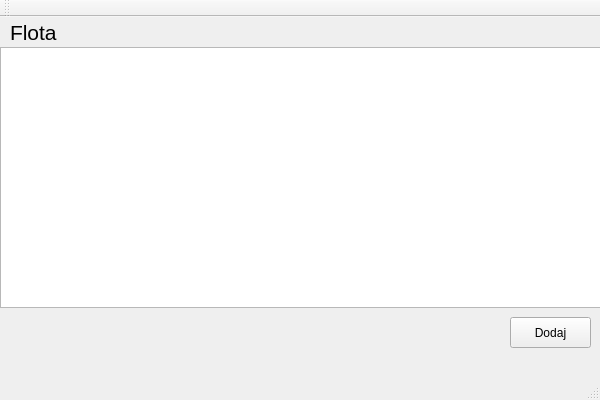
<?xml version="1.0" encoding="UTF-8"?>
<ui version="4.0">
 <class>CarFleetClass</class>
 <widget class="QMainWindow" name="CarFleetClass">
  <property name="geometry">
   <rect>
    <x>0</x>
    <y>0</y>
    <width>600</width>
    <height>400</height>
   </rect>
  </property>
  <property name="windowTitle">
   <string>CarFleet</string>
  </property>
  <widget class="QWidget" name="centralWidget">
   <widget class="QListWidget" name="listWidget">
    <property name="geometry">
     <rect>
      <x>0</x>
      <y>30</y>
      <width>601</width>
      <height>261</height>
     </rect>
    </property>
   </widget>
   <widget class="QLabel" name="label">
    <property name="geometry">
     <rect>
      <x>10</x>
      <y>5</y>
      <width>101</width>
      <height>21</height>
     </rect>
    </property>
    <property name="font">
     <font>
      <pointsize>16</pointsize>
     </font>
    </property>
    <property name="text">
     <string>Flota</string>
    </property>
   </widget>
   <widget class="QPushButton" name="addButton">
    <property name="geometry">
     <rect>
      <x>510</x>
      <y>300</y>
      <width>81</width>
      <height>31</height>
     </rect>
    </property>
    <property name="text">
     <string>Dodaj</string>
    </property>
   </widget>
  </widget>
  <widget class="QMenuBar" name="menuBar">
   <property name="geometry">
    <rect>
     <x>0</x>
     <y>0</y>
     <width>600</width>
     <height>21</height>
    </rect>
   </property>
   <property name="cursor">
    <cursorShape>ArrowCursor</cursorShape>
   </property>
  </widget>
  <widget class="QToolBar" name="mainToolBar">
   <attribute name="toolBarArea">
    <enum>TopToolBarArea</enum>
   </attribute>
   <attribute name="toolBarBreak">
    <bool>false</bool>
   </attribute>
  </widget>
  <widget class="QStatusBar" name="statusBar"/>
 </widget>
 <layoutdefault spacing="6" margin="11"/>
 <resources>
  <include location="CarFleet.qrc"/>
 </resources>
 <connections/>
</ui>
